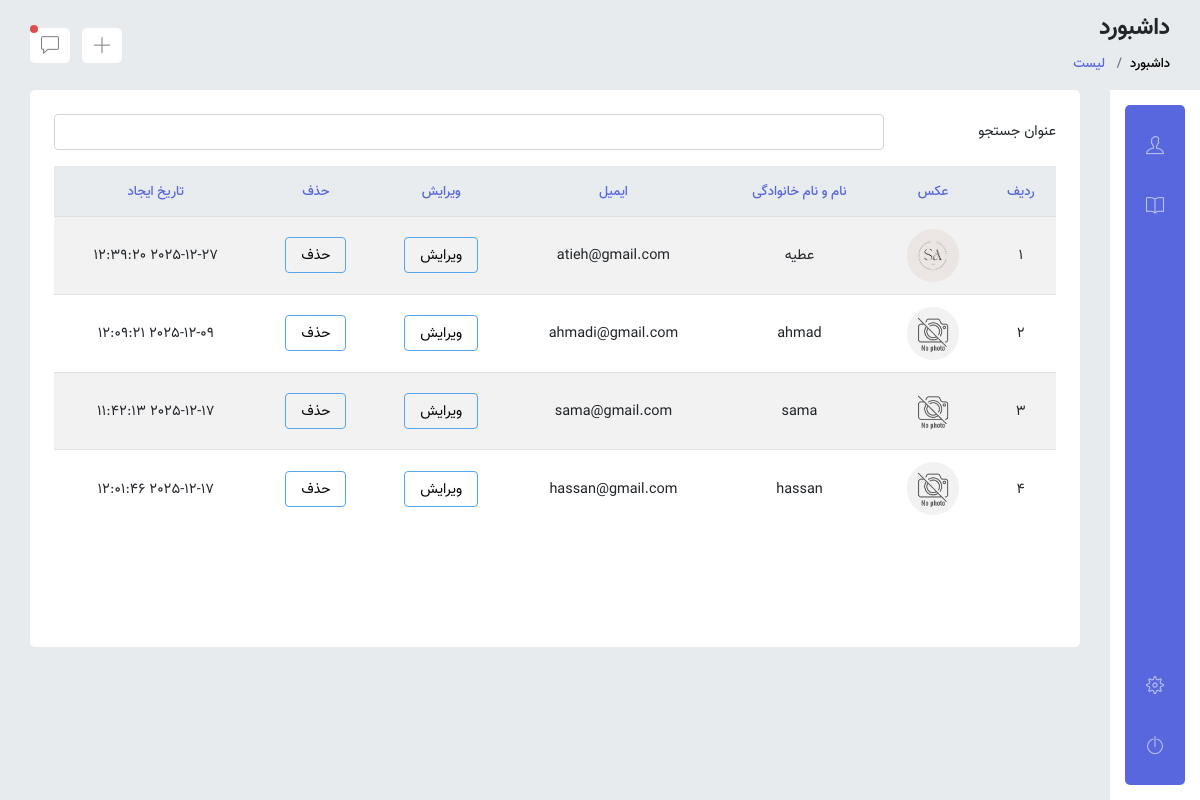
The app's page /panel/users/index.php (signed in) with its own data.
### tables this page shows
CREATE TABLE IF NOT EXISTS `users` (
  `id` int NOT NULL AUTO_INCREMENT,
  `name` varchar(125) DEFAULT NULL,
  `email` varchar(250) NOT NULL,
  `password` varchar(250) NOT NULL,
  `image` varchar(50) DEFAULT NULL,
  `created_at` datetime NOT NULL,
  `updated_at` datetime DEFAULT NULL,
  PRIMARY KEY (`id`)
);

### functions/helpers.php (called while the page is built, shortened)
<?php
function asset($file){
	return BASE_URL.$file;
}
function url($url){
	return BASE_URL.$url;
}

### functions/users.php (called while the page is built, shortened)
<?php
require_once "DB.php";
require_once "helpers.php";
function getAllUsers(){
	$sql="SELECT * FROM users";
	global $conn;
	$stmt=$conn->prepare($sql);
	$stmt->execute();
	return $stmt->fetchAll();
}

### panel/users/index.php (the view, shortened to what this page needs)
<?php require_once "../../functions/helpers.php" ?>
<?php require_once "../../functions/users.php" ?>
<?php
$users = getAllUsers();
?>
<?php include "../layouts/head.php" ?>
<?php include "../layouts/navigation.php" ?>
<?php include "../layouts/header.php" ?>
<main class="main-content">
    <div class="card">
        <div class="card-body">
            <div class="table overflow-auto" tabindex="8">
                <div class="form-group row">
                    <label class="col-sm-2 col-form-label">عنوان جستجو</label>
                    <div class="col-sm-10">
                        <input type="text" class="form-control text-left" dir="rtl">
                    </div>
                </div>
                <table class="table table-striped table-hover">
                    <thead class="thead-light">
                    <tr>
                        <th class="text-center align-middle text-primary">ردیف</th>
                        <th class="text-center align-middle text-primary">عکس</th>
                        <th class="text-center align-middle text-primary">نام و نام خانوادگی</th>
                        <th class="text-center align-middle text-primary">ایمیل</th>
                        <th class="text-center align-middle text-primary">ویرایش</th>
                        <th class="text-center align-middle text-primary">حذف</th>
                        <th class="text-center align-middle text-primary">تاریخ ایجاد</th>
                    </tr>
                    </thead>
                    <tbody>
                    <?php $i=1 ?>
                    <?php foreach ($users as $user){ ?>
                    <tr>
                        <td class="text-center align-middle"><?php echo $i++ ?></td>
                        <td class="text-center align-middle">
                            <figure class="avatar avatar">
                                <img src="<?php echo asset('/images/'. $user->image) ?>" class="rounded-circle" alt="image">
                            </figure>
                        </td>
                        <td class="text-center align-middle"><?php echo $user->name ?></td>
                        <td class="text-center align-middle"><?php echo $user->email ?></td>
                        <td class="text-center align-middle">
                            <a class="btn btn-outline-info" href="<?php echo url('/panel/users/edit.php?id=') .$user->id   ?>">
                                ویرایش
                            </a>
                        </td>
                        <td class="text-center align-middle">
                            <a class="btn btn-outline-info" href="<?php echo url('/panel/users/delete.php?id=') .$user->id   ?>">
                                حذف
                            </a>
                        </td>
                        <td class="text-center align-middle"><?php echo $user->created_at ?></td>
                    </tr>
                    <?php } ?>
                </table>
            </div>
        </div>
    </div>
</main>
<?php include "../layouts/footer.php" ?>

### panel/layouts/head.php (shortened to what this page needs)
<!DOCTYPE html>
<html lang="fa" dir="rtl">
<head>
	<link rel="stylesheet" href="<?php echo asset('../panel/vendors/bundle.css')  ?>" type="text/css">
	<link rel="stylesheet" href="<?php echo asset('../panel/vendors/slick/slick.css')  ?>">
	<link rel="stylesheet" href="<?php echo asset('../panel/vendors/slick/slick-theme.css')  ?>">
	<link rel="stylesheet" href="<?php echo asset('../panel/assets/css/app.css')  ?>" type="text/css">
</head>
<body class="small-navigation">

### panel/layouts/navigation.php (shortened to what this page needs)
<div class="navigation">
	<div class="navigation-icon-menu">
		<ul>
			<li data-toggle="tooltip" title="کاربران">
				<a href="#users" title=" کاربران">
					<i class="icon ti-user"></i>
				</a>
			</li>
            <li data-toggle="tooltip" title="بلاگ">
                <a href="#blog" title=" بلاگ">
                    <i class="icon ti-book"></i>
                </a>
            </li>
		</ul>
		<ul>
			<li data-toggle="tooltip" title="ویرایش پروفایل">
				<a href="#" class="go-to-page">
					<i class="icon ti-settings"></i>
				</a>
			</li>
			<li data-toggle="tooltip" title="خروج">
				<a href="auth/login.php" class="go-to-page">
					<i class="icon ti-power-off"></i>
				</a>
			</li>
		</ul>
	</div>
	<div class="navigation-menu-body">
	</div>
</div>

### panel/layouts/header.php (shortened to what this page needs)
<div class="header">
    <div class="header-body">
        <div class="header-body-left">
            <h3 class="page-title">داشبورد</h3>
            <nav aria-label="breadcrumb">
                <ol class="breadcrumb">
                    <li class="breadcrumb-item"><a href="#">داشبورد</a></li>
                    <li class="breadcrumb-item active" aria-current="page"> لیست  </li>
                </ol>
            </nav>
        </div>
        <div class="header-body-right">
            <ul class="navbar-nav">
                <li class="nav-item dropdown">
                    <a href="#" class="nav-link" data-toggle="dropdown">
                        <i class="ti-plus"></i>
                    </a>
                </li>
                <li class="nav-item dropdown">
                    <a href="#" class="nav-link nav-link-notify" data-toggle="dropdown">
                        <i class="ti-comment"></i>
                    </a>
                </li>
            </ul>
        </div>
    </div>
</div>

### panel/layouts/footer.php (shortened to what this page needs)
</body>
</html>

### records on screen
users: image (picture), name "عطیه", email "atieh@gmail.com", created_at "2025-12-27 12:39:20"
users: image (placeholder picture), name "ahmad", email "ahmadi@gmail.com", created_at "2025-12-09 12:09:21"
users: image (placeholder picture), name "sama", email "sama@gmail.com", created_at "2025-12-17 11:42:13"
users: image (placeholder picture), name "hassan", email "hassan@gmail.com", created_at "2025-12-17 12:01:46"
